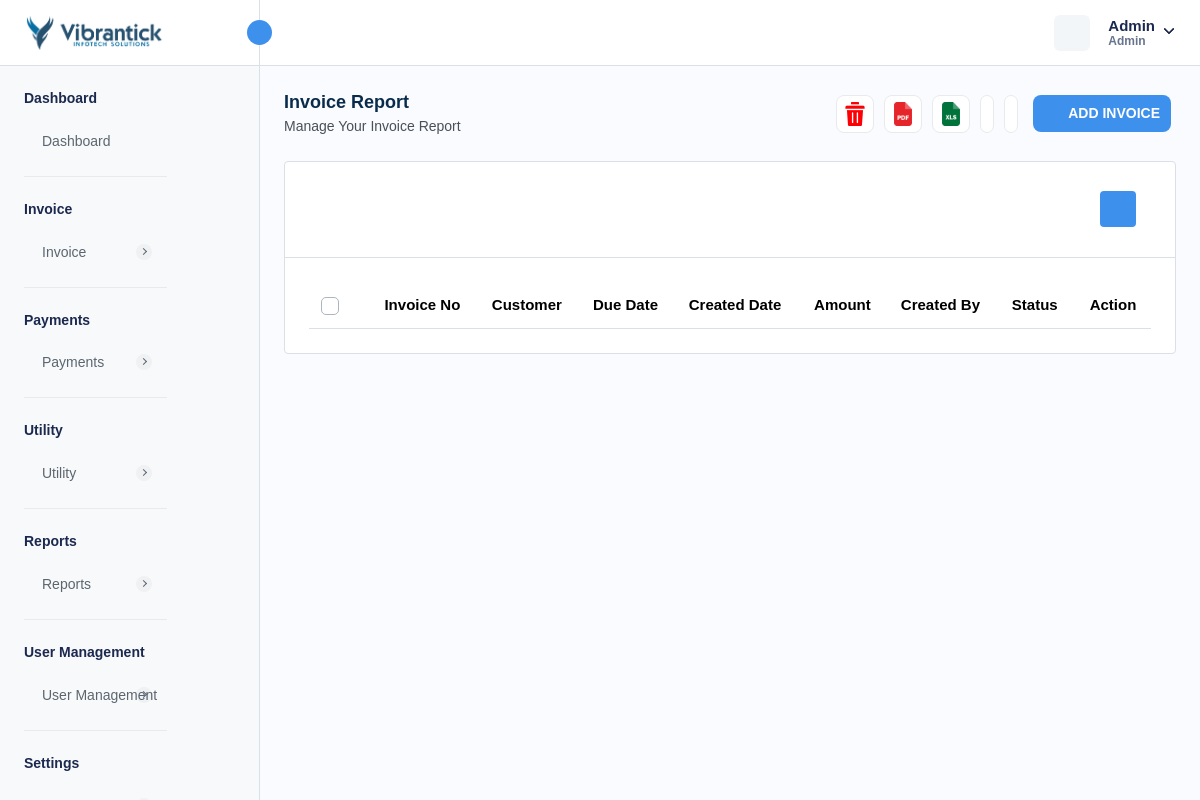
The app's page /manage-invoice.php?customer=77 (signed in), older data.
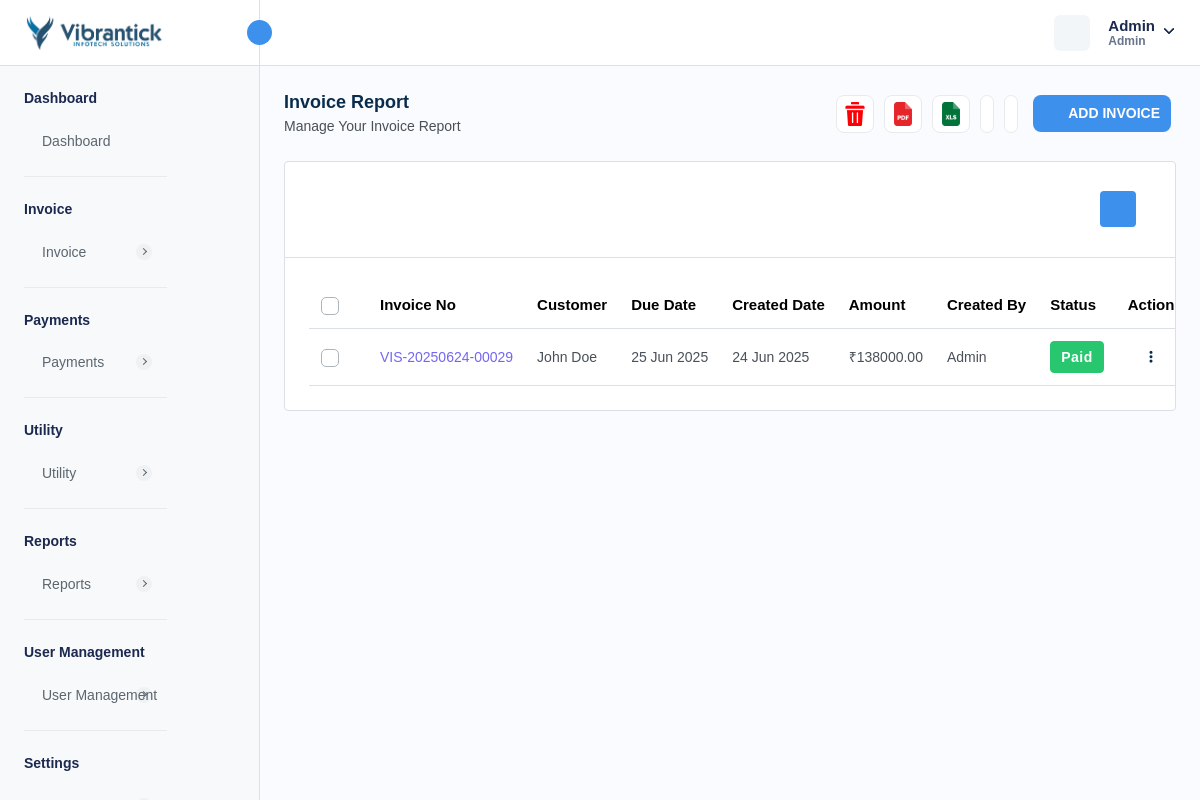
The same page, newer data.
### tables this page shows
CREATE TABLE `invoice` (
  `invoice_id` int NOT NULL AUTO_INCREMENT,
  `invoice_number` varchar(255) NOT NULL,
  `payment_method` enum('CREDIT_CARD','DEBIT_CARD','CASH','NET_BANKING','PAYPAL','OTHER') NOT NULL,
  `transaction_id` varchar(255) DEFAULT NULL,
  `status` enum('PAID','PENDING','CANCELLED','REFUNDED') NOT NULL,
  `amount` decimal(10,2) NOT NULL,
  `quantity` int NOT NULL,
  `tax` int NOT NULL,
  `discount` decimal(10,2) NOT NULL,
  `total_amount` decimal(10,2) NOT NULL,
  `due_date` varchar(255) DEFAULT NULL,
  `customer_id` int DEFAULT NULL,
  `service_id` json DEFAULT NULL,
  `description` longtext,
  `created_at` timestamp NULL DEFAULT CURRENT_TIMESTAMP,
  `updated_at` timestamp NULL DEFAULT CURRENT_TIMESTAMP ON UPDATE CURRENT_TIMESTAMP,
  `is_active` int NOT NULL DEFAULT '1',
  `reminder_enabled` int NOT NULL DEFAULT '0',
  `reminder_count` int NOT NULL DEFAULT '0',
  `created_by` int NOT NULL,
  `from_date` varchar(255) DEFAULT NULL,
  `to_date` varchar(255) DEFAULT NULL,
  `invoice_type` enum('FIXED','RECURSIVE') DEFAULT NULL,
  PRIMARY KEY (`invoice_id`),
  UNIQUE KEY `invoice_number_UNIQUE` (`invoice_number`),
  UNIQUE KEY `transaction_id_UNIQUE` (`transaction_id`)
);

CREATE TABLE `customer` (
  `customer_id` int NOT NULL AUTO_INCREMENT,
  `customer_name` varchar(255) NOT NULL,
  `customer_phone` varchar(15) DEFAULT NULL,
  `customer_email` varchar(255) DEFAULT NULL,
  `customer_address` text,
  `ship_name` varchar(255) DEFAULT NULL,
  `ship_phone` varchar(15) DEFAULT NULL,
  `ship_email` varchar(255) DEFAULT NULL,
  `ship_address` text,
  `isActive` int DEFAULT '1',
  `created_at` timestamp NULL DEFAULT CURRENT_TIMESTAMP,
  `updated_at` timestamp NULL DEFAULT NULL ON UPDATE CURRENT_TIMESTAMP,
  `customer_state` varchar(45) DEFAULT NULL,
  `customer_city` int DEFAULT NULL,
  `gst_number` varchar(45) DEFAULT NULL,
  PRIMARY KEY (`customer_id`),
  UNIQUE KEY `customer_phone_UNIQUE` (`customer_phone`),
  UNIQUE KEY `customer_email_UNIQUE` (`customer_email`),
  UNIQUE KEY `gst_number_UNIQUE` (`gst_number`)
);

### manage-invoice.php (the view, shortened to what the changed rows need)
<?php
require './database/config.php';
try {
    if ($_SERVER['REQUEST_METHOD'] == 'GET') {
        $params = [
            'customer' => isset($_GET['customer']) ? $_GET['customer'] : '',
            'from' => isset($_GET['from']) ? $_GET['from'] : '',
            'to' => isset($_GET['to']) ? $_GET['to'] : '',
        ];
        $hasParams = false;
        foreach ($params as $value) {
            if ($value !== '') {
                $hasParams = true;
                break;
            }
        }
        if ($hasParams) {
            $customerId = $params['customer'] ?? null;
            $query = "SELECT
            invoice.*,
            customer.customer_id,
            customer.customer_name,
            admin.admin_username
            FROM invoice
            INNER JOIN customer ON customer.customer_id = invoice.customer_id
            LEFT JOIN admin ON admin.admin_id = invoice.created_by
            WHERE invoice.is_active = 1";
            $conditions = [];
            $paramsToBind = [];
            if ($customerId) {
                $conditions[] = "invoice.customer_id = ?";
                $paramsToBind[] = $customerId;
            }
            if (!empty($conditions)) {
                $query .= " AND " . implode(" AND ", $conditions);
            }
            $stmtFetchInvoices = $db->prepare($query);
            if ($stmtFetchInvoices === false) {
                $_SESSION['error'] = 'Query preparation failed';
            } else {
                if (!empty($paramsToBind)) {
                    $types = str_repeat("s", count($paramsToBind));
                    $stmtFetchInvoices->bind_param($types, ...$paramsToBind);
                }
                if ($stmtFetchInvoices->execute()) {
                    $invoices = $stmtFetchInvoices->get_result();
                } else {
                    $_SESSION['error'] = 'Error fetching filtered invoices';
                }
            }
        }
    }
} catch (Exception $e) {
    $_SESSION['error'] = $e->getMessage();
}
?>
<!DOCTYPE html>
<html lang="en">
<head>
    <link rel="stylesheet" href="assets/css/bootstrap.min.css">
    <link rel="stylesheet" href="assets/css/animate.css">
    <link rel="stylesheet" href="assets/plugins/select2/css/select2.min.css">
    <link rel="stylesheet" href="assets/css/dataTables.bootstrap5.min.css">
    <link rel="stylesheet" href="assets/css/bootstrap-datetimepicker.min.css">
    <link rel="stylesheet" href="assets/plugins/daterangepicker/daterangepicker.css">
    <link rel="stylesheet" href="assets/plugins/summernote/summernote-bs4.min.css">
    <link rel="stylesheet" href="assets/plugins/fontawesome/css/fontawesome.min.css">
    <link rel="stylesheet" href="assets/plugins/fontawesome/css/all.min.css">
    <link rel="stylesheet" href="assets/css/style.css">
    <link rel="stylesheet" href="https://cdn.jsdelivr.net/npm/notyf@3/notyf.min.css" />
</head>
<body>
    <div class="main-wrapper">
        <div class="page-wrapper">
            <div class="content">
                <div class="card table-list-card">
                    <div class="card-body">
                        <div class="table-responsive">
                            <table id="myTable" class="table  datanew">
                                <thead>
                                    <tr>
                                        <th class="no-sort">
                                            <label class="checkboxs">
                                                <span class="checkmarks"></span>
                                            </label>
                                        </th>
                                        <th>Invoice No</th>
                                        <th>Customer</th>
                                        <th>Due Date</th>
                                        <th>Created Date</th>
                                        <th>Amount</th>
                                        <th>Created By</th>
                                        <th>Status</th>
                                        <th class="no-sort text-center">Action</th>
                                    </tr>
                                </thead>
                                <tbody>
                                    <?php foreach ($invoices->fetch_all(MYSQLI_ASSOC) as $invoice) { ?>
                                        <tr>
                                            <td>
                                                <label class="checkboxs">
                                                    <span class="checkmarks"></span>
                                                </label>
                                            </td>
                                            <td class="ref-number"><?php echo $invoice['invoice_number'] ?></td>
                                            <td><?php echo $invoice['customer_name'] ?></td>
                                            <td><?php $date = new DateTime($invoice['due_date']);
                                            echo $date->format('d M Y') ?>
                                            </td>
                                            <td><?php $date = new DateTime($invoice['created_at']);
                                            echo $date->format('d M Y') ?>
                                            </td>
                                            <td>₹<?php echo $invoice['total_amount'] ?></td>
                                            <td><?php echo $invoice['admin_username'] ?></td>
                                            <td>
                                                <?php if ($invoice['status'] == 'PAID') { ?>
                                                    <span class="badge badge-lg bg-success">Paid</span>
                                                <?php } elseif ($invoice['status'] == 'CANCELLED') { ?>
                                                    <span class="badge badge-lg bg-danger">Cancelled</span>
                                                <?php } elseif ($invoice['status'] == 'PENDING') { ?>
                                                    <span class="badge badge-lg bg-warning">Pending</span>
                                                <?php } elseif ($invoice['status'] == 'REFUNDED') { ?>
                                                    <span class="badge badge-lg bg-primary">Refunded</span>
                                                <?php } ?>
                                            </td>
                                            <td class="text-center">
                                                <a class="action-set" href="javascript:void(0);" data-bs-toggle="dropdown"
                                                    aria-expanded="true">
                                                    <i class="fa fa-ellipsis-v" aria-hidden="true"></i>
                                                </a>
                                            </td>
                                        </tr>
                                    <?php } ?>
                                </tbody>
                            </table>
                        </div>
                    </div>
                </div>
            </div>
        </div>
    </div>
</body>
</html>

Row changes from the older to the newer data that the page shows:
added invoice: invoice_number "VIS-20250624-00029", customer.customer_name "John Doe", due_date "25 Jun 2025", created_at "24 Jun 2025", total_amount "138000.00", admin.admin_username "Admin", status "Paid"
